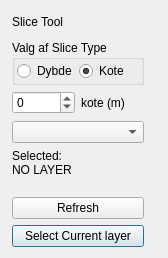
<?xml version="1.0" encoding="UTF-8"?>
<ui version="4.0">
 <class>GeoQGISDialogBase</class>
 <widget class="QDialog" name="GeoQGISDialogBase">
  <property name="geometry">
   <rect>
    <x>0</x>
    <y>0</y>
    <width>168</width>
    <height>258</height>
   </rect>
  </property>
  <property name="sizePolicy">
   <sizepolicy hsizetype="Preferred" vsizetype="Preferred">
    <horstretch>0</horstretch>
    <verstretch>0</verstretch>
   </sizepolicy>
  </property>
  <property name="minimumSize">
   <size>
    <width>0</width>
    <height>0</height>
   </size>
  </property>
  <property name="maximumSize">
   <size>
    <width>1666667</width>
    <height>1666667</height>
   </size>
  </property>
  <property name="windowTitle">
   <string>GeoQGIS</string>
  </property>
  <layout class="QGridLayout" name="gridLayout_2">
   <property name="leftMargin">
    <number>0</number>
   </property>
   <property name="topMargin">
    <number>0</number>
   </property>
   <property name="bottomMargin">
    <number>0</number>
   </property>
   <property name="spacing">
    <number>0</number>
   </property>
   <item row="0" column="0">
    <widget class="QWidget" name="gridWidget" native="true">
     <property name="sizePolicy">
      <sizepolicy hsizetype="Fixed" vsizetype="Minimum">
       <horstretch>0</horstretch>
       <verstretch>0</verstretch>
      </sizepolicy>
     </property>
     <property name="minimumSize">
      <size>
       <width>150</width>
       <height>255</height>
      </size>
     </property>
     <property name="maximumSize">
      <size>
       <width>150</width>
       <height>254</height>
      </size>
     </property>
     <layout class="QGridLayout" name="gridLayout">
      <property name="verticalSpacing">
       <number>6</number>
      </property>
      <item row="0" column="0">
       <layout class="QHBoxLayout" name="horizontalLayout">
        <item>
         <layout class="QVBoxLayout" name="verticalLayout_3">
          <item>
           <layout class="QHBoxLayout" name="horizontalLayout_3">
            <item>
             <widget class="QLabel" name="label">
              <property name="text">
               <string>Slice Tool</string>
              </property>
             </widget>
            </item>
           </layout>
          </item>
          <item>
           <widget class="QGroupBox" name="groupBox">
            <property name="sizePolicy">
             <sizepolicy hsizetype="Preferred" vsizetype="Fixed">
              <horstretch>0</horstretch>
              <verstretch>0</verstretch>
             </sizepolicy>
            </property>
            <property name="minimumSize">
             <size>
              <width>0</width>
              <height>45</height>
             </size>
            </property>
            <property name="maximumSize">
             <size>
              <width>16777215</width>
              <height>45</height>
             </size>
            </property>
            <property name="baseSize">
             <size>
              <width>0</width>
              <height>40</height>
             </size>
            </property>
            <property name="title">
             <string>Valg af Slice Type</string>
            </property>
            <layout class="QHBoxLayout" name="horizontalLayout_6">
             <property name="spacing">
              <number>2</number>
             </property>
             <property name="leftMargin">
              <number>2</number>
             </property>
             <property name="topMargin">
              <number>2</number>
             </property>
             <property name="rightMargin">
              <number>2</number>
             </property>
             <property name="bottomMargin">
              <number>2</number>
             </property>
             <item>
              <widget class="QRadioButton" name="dhmButton">
               <property name="text">
                <string>Dybde</string>
               </property>
               <property name="checked">
                <bool>false</bool>
               </property>
              </widget>
             </item>
             <item>
              <widget class="QRadioButton" name="koteButton">
               <property name="text">
                <string>Kote</string>
               </property>
               <property name="checkable">
                <bool>true</bool>
               </property>
               <property name="checked">
                <bool>true</bool>
               </property>
              </widget>
             </item>
            </layout>
           </widget>
          </item>
          <item>
           <layout class="QHBoxLayout" name="horizontalLayout_5">
            <item>
             <layout class="QHBoxLayout" name="horizontalLayout_2">
              <item>
               <widget class="QSpinBox" name="depthNumber">
                <property name="minimum">
                 <number>-200</number>
                </property>
                <property name="maximum">
                 <number>200</number>
                </property>
               </widget>
              </item>
              <item>
               <widget class="QLabel" name="depth_text">
                <property name="text">
                 <string>kote (m)</string>
                </property>
               </widget>
              </item>
             </layout>
            </item>
           </layout>
          </item>
         </layout>
        </item>
       </layout>
      </item>
      <item row="4" column="0">
       <widget class="QPushButton" name="selectLayerButton">
        <property name="sizePolicy">
         <sizepolicy hsizetype="Minimum" vsizetype="Fixed">
          <horstretch>0</horstretch>
          <verstretch>0</verstretch>
         </sizepolicy>
        </property>
        <property name="text">
         <string>Select Current layer</string>
        </property>
       </widget>
      </item>
      <item row="3" column="0">
       <widget class="QPushButton" name="Refresh">
        <property name="maximumSize">
         <size>
          <width>150</width>
          <height>16777215</height>
         </size>
        </property>
        <property name="baseSize">
         <size>
          <width>0</width>
          <height>0</height>
         </size>
        </property>
        <property name="text">
         <string>Refresh</string>
        </property>
       </widget>
      </item>
      <item row="2" column="0">
       <layout class="QVBoxLayout" name="verticalLayout">
        <property name="spacing">
         <number>0</number>
        </property>
        <property name="sizeConstraint">
         <enum>QLayout::SetNoConstraint</enum>
        </property>
        <item>
         <widget class="QLabel" name="layerExplaination">
          <property name="sizePolicy">
           <sizepolicy hsizetype="Fixed" vsizetype="Fixed">
            <horstretch>0</horstretch>
            <verstretch>0</verstretch>
           </sizepolicy>
          </property>
          <property name="text">
           <string>Selected:</string>
          </property>
          <property name="alignment">
           <set>Qt::AlignRight|Qt::AlignTrailing|Qt::AlignVCenter</set>
          </property>
         </widget>
        </item>
        <item>
         <widget class="QLabel" name="selectedLayerLabel">
          <property name="sizePolicy">
           <sizepolicy hsizetype="Maximum" vsizetype="Fixed">
            <horstretch>0</horstretch>
            <verstretch>0</verstretch>
           </sizepolicy>
          </property>
          <property name="minimumSize">
           <size>
            <width>0</width>
            <height>20</height>
           </size>
          </property>
          <property name="maximumSize">
           <size>
            <width>146</width>
            <height>16777215</height>
           </size>
          </property>
          <property name="text">
           <string>NO LAYER</string>
          </property>
          <property name="alignment">
           <set>Qt::AlignLeading|Qt::AlignLeft|Qt::AlignTop</set>
          </property>
          <property name="wordWrap">
           <bool>true</bool>
          </property>
         </widget>
        </item>
       </layout>
      </item>
      <item row="1" column="0">
       <widget class="QComboBox" name="ModelComboBox">
        <property name="maximumSize">
         <size>
          <width>150</width>
          <height>16777215</height>
         </size>
        </property>
        <property name="baseSize">
         <size>
          <width>0</width>
          <height>0</height>
         </size>
        </property>
       </widget>
      </item>
     </layout>
    </widget>
   </item>
  </layout>
 </widget>
 <resources/>
 <connections/>
</ui>
